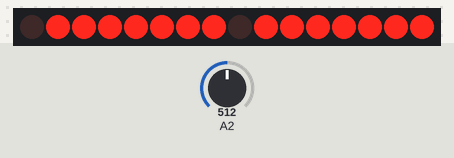
This sketch was run on a simulated Arduino Uno, built with avr-gcc and run on an emulated ATmega328P. Parts: 16 shift-register outputs drawn as a row of LEDs (first output left, lit = HIGH). Wiring (inferred from the names in the program): 2 × shift register (74HC595): data pin 0; shift clock pin 2; latch pin 1. Wiring (inferred from the signals the program sends): row of LEDs: on Q0, Q1, Q2, Q3, Q4, Q5, Q6, Q7, Q8, Q9, Q10, Q11, Q12, Q13, Q14, Q15. The inputs (shaded band) are chosen by the test bench; at power-on: A2 = 512.

Above: at 1.2 s.
1.3 s: A2 set to 900
At 1.41 s:
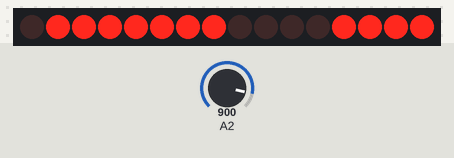
3.1 s: A2 set to 716
At 3.32 s:
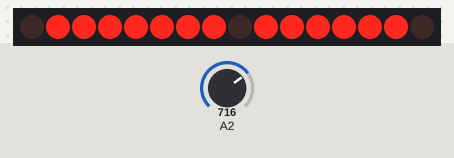
6.0 s: A2 set to 511
At 6.12 s:
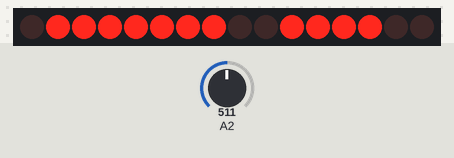
9.0 s: A2 set to 0
At 9.4 s:
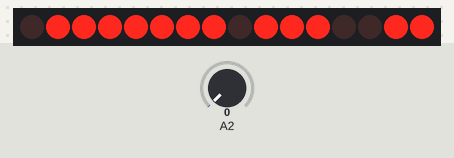
10.5 s: A2 set to 16
At 10.92 s:
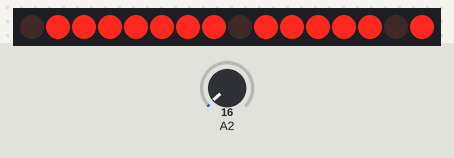
Timing chart, 0 to 13.8 s (numbered marks = the images above; inputs shaded):
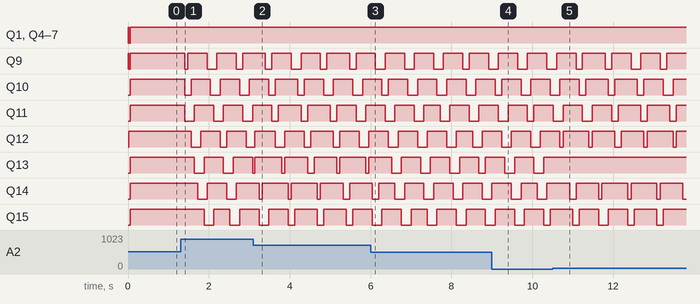

The sketch:

7_segment_with_attiny.ino
```cpp
/*
 * **DIGITAL VOLTMETER AND SEGMENT DISPLAY
 * WITH ATTINY13A**
 * 2020.06.28
 * Analog reading of four digit number represent in 7-segment display
 *
 * Connect voltage divider between Vin,A0,GND.
 * Set Max value.
 *
 * Segment display is controlled by 74LS595 shift registers
 * pin B to H of first shift register goes to 7 segments
 * pin B to F of second shift register goes to common pins
 *
 *
 */

#include <avr/pgmspace.h>

#define SER_Pin 0
#define RCLK_Pin 1
#define SRCLK_Pin 2

 #define number_of_74ls595s 2

 #define numOfRegisterPins number_of_74ls595s * 8

boolean registers[numOfRegisterPins];

const byte pins[8]={1,2,3,4,5,6,7,8};

const boolean numbers[11][7]PROGMEM ={
  {1,1,1,1,1,1,0},  //0
  {0,1,1,0,0,0,0},  //1
  {1,1,0,1,1,0,1},  //2
  {1,1,1,1,0,0,1},  //3
  {0,1,1,0,0,1,1},  //4
  {1,0,1,1,0,1,1},  //5
  {1,0,1,1,1,1,1},  //6
  {1,1,1,0,0,0,0},  //7
  {1,1,1,1,1,1,1},  //8
  {1,1,1,1,0,1,1},  //9
  {0,0,0,0,1,0,0}   //.
  };

boolean Nom;

int Max = 3030;  // Set the hightest value can read

  #define mode 0 // 1-cathode , 0-anode


void setup() {
  pinMode(SER_Pin,OUTPUT);
  pinMode(RCLK_Pin,OUTPUT);
  pinMode(SRCLK_Pin,OUTPUT);
  pinMode(A2,INPUT);

 clearRegisters();

 writeRegisters();

}


void clearRegisters(){
  for(byte b = numOfRegisterPins; b>= 1; b--){
    registers[b-1] = LOW;
  }
  }


  void writeRegisters(){
    digitalWrite(RCLK_Pin,LOW);

   for(byte b = numOfRegisterPins; b>=1; b--){
   digitalWrite(SRCLK_Pin, LOW);
  digitalWrite(SER_Pin, registers[b-1]);
   digitalWrite(SRCLK_Pin, HIGH);
  }
  digitalWrite(RCLK_Pin, HIGH);
  }


  void setRegisterPin(byte index, boolean value){
    registers[index] = value;
  }


byte digits[]={0,0,0,0,10};

void loop() {

int val=analogRead(A2);
val=map(val,0,1023,0,Max);

digits[0]=val/1000;
digits[1]=(val-digits[0]*1000)/100;
digits[2]=(val-(digits[0]*1000+digits[1]*100))/10;
digits[3]=val-(digits[0]*1000+digits[1]*100+digits[2]*10);

writeDisplay();

}

byte a=0;
void writeDisplay(){


setRegisterPin(9+a,!mode);


for(byte i=0;i<7;i++){

Nom = pgm_read_byte(&numbers[digits[a]][i]);

  if(Nom){

    setRegisterPin(pins[i],mode);
  }else{

    setRegisterPin(pins[i],!mode);
  }
}

writeRegisters();

setRegisterPin(9+a,mode);

  a++;
  if(a>6){
   a=0;

  }
  delay(5);

}
```

Measured:
- after the input at 1.3 s, Q9: goes LOW 0.08 s, HIGH 0.48 s, LOW 0.24 s, HIGH 0.48 s, LOW 0.16 s, then HIGH, starting after 0.10 s; Q10: HIGH → LOW after 0.10 s, then repeats every 0.72 s: HIGH 0.48 s, LOW 0.24 s
